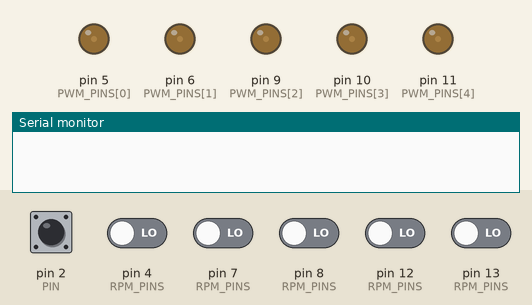
This sketch was run on a simulated Arduino Uno, built with avr-gcc and run on an emulated ATmega328P. Parts: output pins drawn as LEDs (lit = HIGH), the last lines printed to the serial monitor. Inputs (shaded band) come from the test bench; at power-on: pin 2 (PIN) HIGH, pin 4 (RPM_PINS), pin 7 (RPM_PINS), pin 8 (RPM_PINS), pin 12 (RPM_PINS), pin 13 (RPM_PINS) LOW.

Above: at 1.2 s.
1.3 s: pin 2 (PIN) pulled LOW for 0.15 s
At 2.3 s:
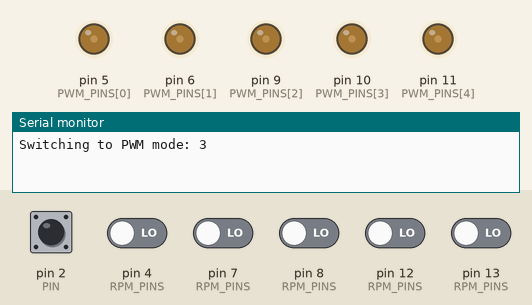
4.4 s: pin 2 (PIN) pulled LOW for 1 s
At 4.7 s:
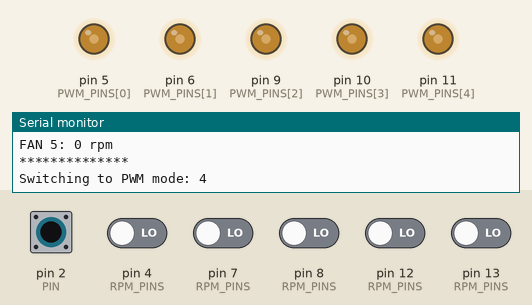
6.9 s: pin 2 (PIN) pulled LOW for 0.15 s
At 7.8 s:
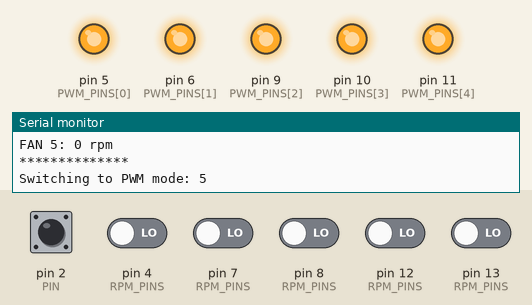
Timing chart, 0 to 9.9 s (numbered marks = the images above; inputs shaded):
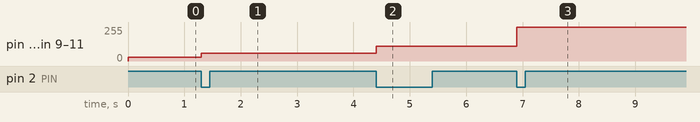

The sketch:

fan.ino
```cpp
/*
 * Pins assignment
 * Pin 2 = Mode switch
 * Pin 6, 9, 10, 11 = PWM output for fan control
 * Pin 4, 7, 8, 12, 13 = RPM fan inputs
 *
 */
volatile long lastTime;
/*
 * PWM Silencer Variables for Noctua NF-P12PWM Fan
 * Supersilent: 1
 * Silent: 30
 * Gaming: 60
 * Gaming in Summer: 110
 */
int PWM_PINS[5] = { 5, 6, 9, 10, 11 };
volatile unsigned int GLOBAL_PWM_MODES[5] = { 1, 30, 60, 110, 255 };
volatile static struct {
  unsigned int mode = 1;
  byte lastState = 1;
  byte newState = 1;
  byte PIN = 2;
  int lastTime;
} PWM_MODE;

// RPM measurement related variables
int RPM_PINS[5] = { 4, 7, 8, 12, 13 };
volatile static struct {
  unsigned int rpmCounter = 0;
  byte flanks = 0;
  byte lastState = 1;
  byte newState = 1;
  byte PIN;
} RPM[5];

void getModeState() {
  PWM_MODE.lastState = PWM_MODE.newState;
  PWM_MODE.newState = digitalRead(PWM_MODE.PIN);
}

void detectModeSwitch() {
  if(millis() - PWM_MODE.lastTime > 1000 && PWM_MODE.lastState != PWM_MODE.newState && PWM_MODE.newState == 0) {
    if(PWM_MODE.mode >= 4)
      PWM_MODE.mode = 0;
    else {
      PWM_MODE.mode++;
    }
    Serial.print("Switching to PWM mode: ");
    Serial.println(PWM_MODE.mode+1);
    PWM_MODE.lastTime = millis();
  }
}

void setPwm()
{
  int i;
  for(i = 0; i < 5; i++)
    analogWrite(PWM_PINS[i], GLOBAL_PWM_MODES[PWM_MODE.mode]);
}

void getRpmStates() {
  int i;
  for(i = 0; i < 5; i++) {
    RPM[i].lastState = RPM[i].newState;
    RPM[i].newState = digitalRead(RPM[i].PIN);
  }
}

void detectRpm() {
  int i;
  for(i = 0; i < 5; i++)
    if(RPM[i].lastState == 1 && RPM[i].newState == 0)
      RPM[i].flanks++;
  for(i = 0; i < 5; i++) {
    if(RPM[i].flanks >= 2) {
      RPM[i].rpmCounter++;
      RPM[i].flanks = 0;
    }
  }
}

void printRpm(long ms_delay) {
  int i;
  if((millis() - lastTime) >= ms_delay)
  {
    for(i = 0; i < 5; i++) {
      Serial.print("FAN ");
      Serial.print(i+1);
      Serial.print(": ");
      Serial.print((RPM[i].rpmCounter / ((millis() - lastTime)/1000)) * 60 );
      Serial.println(" rpm");
      RPM[i].rpmCounter = 0;
    }
    Serial.println("**************");
    lastTime = millis();
  }
}

void setup() {
  // put your setup code here, to run once:
  //start serial connection
  Serial.begin(9600);
  int i;
  for(i = 0; i < 5; i++) {
    pinMode(2, INPUT_PULLUP);
    pinMode(RPM[i].PIN, INPUT_PULLUP);  //setup digital Pins as an input and enable the unsigned internal pull-up resistor
    pinMode(PWM_PINS[i], OUTPUT); //setup PWM Pins as outputs
    analogWrite(PWM_PINS[i], 255); //start all fans full speed for 5 seconds
    RPM[i].PIN = RPM_PINS[i];
  }
  pinMode(PWM_MODE.PIN, INPUT_PULLUP);
  lastTime = millis();
}

void loop() {
  getRpmStates();
  detectRpm();
  printRpm(3000);
  getModeState();
  detectModeSwitch();
  setPwm();
}
```

Measured:
- after the input at 1.3 s, pin 5 (PWM_PINS[0]), pin 6 (PWM_PINS[1]), pin 9 (PWM_PINS[2]), pin 10 (PWM_PINS[3]), pin 11 (PWM_PINS[4]): 30/255 → 60/255 at once
- after the input at 4.4 s, pin 5 (PWM_PINS[0]), pin 6 (PWM_PINS[1]), pin 9 (PWM_PINS[2]), pin 10 (PWM_PINS[3]), pin 11 (PWM_PINS[4]): 60/255 → 110/255 at once
- after the input at 6.9 s, pin 5 (PWM_PINS[0]), pin 6 (PWM_PINS[1]), pin 9 (PWM_PINS[2]), pin 10 (PWM_PINS[3]), pin 11 (PWM_PINS[4]): 110/255 → 255/255 at once
